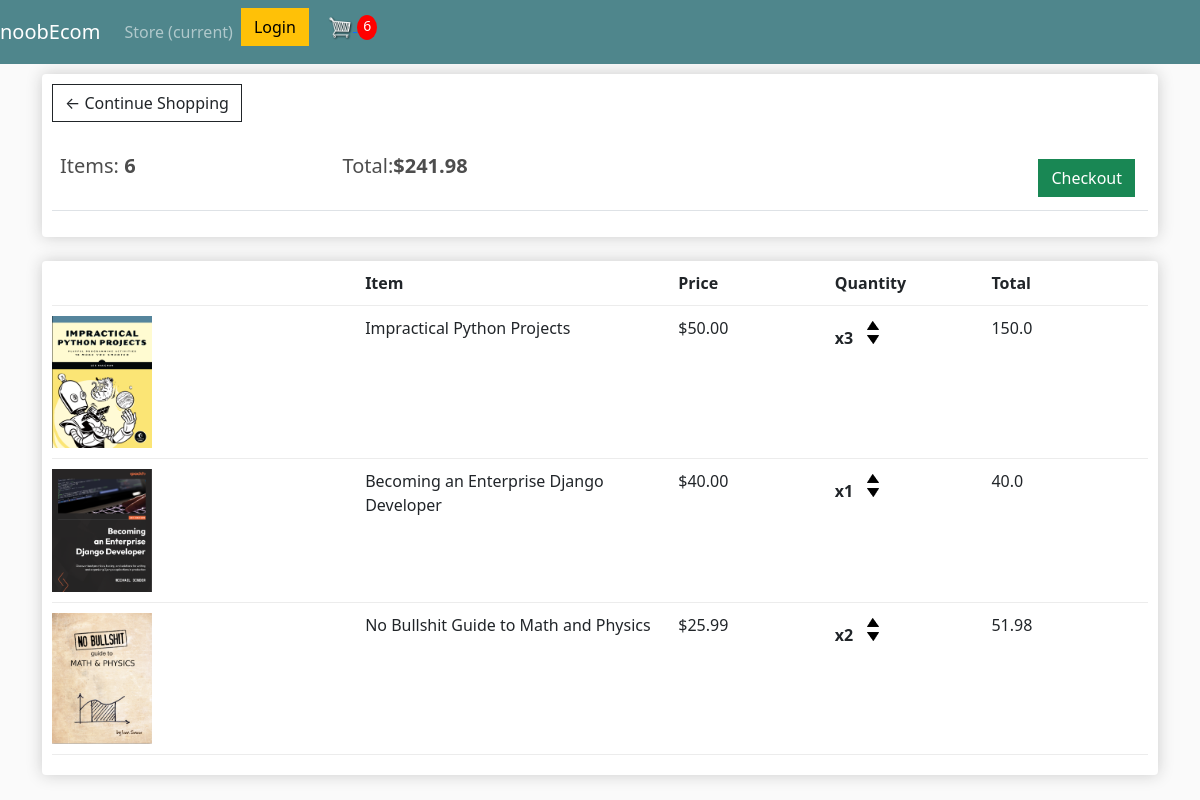
The page /cart/ (signed in) on the database as committed earlier.
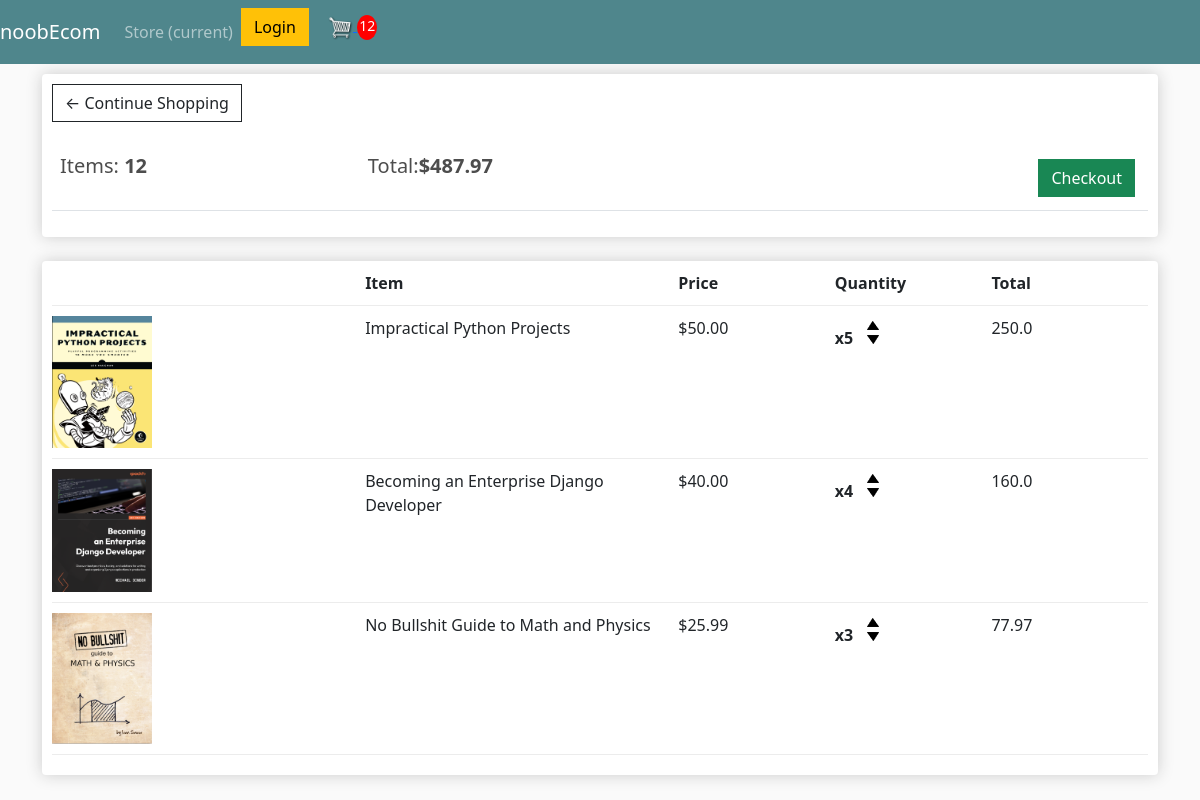
The same page on the database as committed later.
### store/models.py (models this page shows, shortened)
class Order(models.Model):
    customer = models.ForeignKey(Customer, on_delete=models.SET_NULL, null=True, blank=True)
    date_ordered = models.DateTimeField(auto_now_add=True)
    complete = models.BooleanField(default=False)
    transaction_id = models.CharField(max_length=100, null=True)
    @property
    def get_cart_total(self):
        orderitems = self.orderitem_set.all()
        total = sum([item.get_total for item in orderitems])
        return total
    @property
    def get_cart_items(self):
        orderitems = self.orderitem_set.all()
        total = sum([item.quantity for item in orderitems])
        return total

class OrderItem(models.Model):
    product = models.ForeignKey(Product, on_delete=models.SET_NULL, null=True)
    order = models.ForeignKey(Order, on_delete=models.SET_NULL, null=True)
    quantity = models.IntegerField(default=0, null=True, blank=True)
    date_added = models.DateTimeField(auto_now_add=True)
    @property
    def get_total(self):
        total = self.product.price * self.quantity
        return total

class Product(models.Model):
    name = models.CharField(max_length=200)
    price = models.FloatField()
    digital = models.BooleanField(default=False, null=True, blank=True)
    image = models.ImageField(null=True, blank=True)
    @property
    def imageURL(self):
        try:
            url = self.image.url
        except Exception:
            url = ''
        return url

### store/views.py (the view)
# urls.py: path('cart/', views.cart, name='cart'),
def cart(request):
    if request.user.is_authenticated:
        customer = request.user.customer
        order, created = Order.objects.get_or_create(customer=customer, complete=False)
        items = order.orderitem_set.all()
        cartItems = order.get_cart_items
        print('authenticated', items)
    else:
        print('not authenticated')
        items = []
        order = {'get_cart_total':0, 'get_cart_items':0}
        cartItems = order['get_cart_items']
    context = {'items':items, 'order':order, 'cartItems':cartItems}
    return render(request, 'store/cart.html', context)

### store/templates/store/cart.html
{% extends 'store/main.html' %}
{% load static %}
{% block content %}
    <div class="row">
        <div class="col-lg-12">
            <div class="box-element">
                <a class="btn btn-outline-dark" href="{% url 'store' %}">&#x2190; Continue Shopping</a>
                <br>
                <br>
                <table class="table">
					<tr>
						<th><h5>Items: <strong>{{order.get_cart_items}}</strong></h5></th>
						<th><h5>Total:<strong>${{order.get_cart_total}}</strong></h5></th>
						<th>
							<a  style="float:right; margin:5px;" class="btn btn-success" href="{% url 'checkout' %}">Checkout</a>
						</th>
					</tr>
				</table>
            </div>
            <br>
            <div class="box-element">
                <div class="cart-row">
                    <div style="flex:2"></div>
					<div style="flex:2"><strong>Item</strong></div>
					<div style="flex:1"><strong>Price</strong></div>
					<div style="flex:1"><strong>Quantity</strong></div>
					<div style="flex:1"><strong>Total</strong></div>
                </div>
				{% for item in items %}
                <div class="cart-row">
					<div style="flex:2"><img class="row-image" src="{{item.product.imageURL}}"></div>
					<div style="flex:2"><p>{{item.product.name}}</p></div>
					<div style="flex:1"><p>${{item.product.price|floatformat:2}}</p></div>
					<div style="flex:1">
						<p class="quantity">x{{item.quantity}}</p>
						<div class="quantity">
							<img class="chg-quantity" src="{% static  'images/arrow-up.png' %}">
							<img class="chg-quantity" src="{% static  'images/arrow-down.png' %}">
						</div>
					</div>
					<div style="flex:1">{{item.get_total}}</div>
				</div>
				{% endfor %}
            </div>
        </div>
    </div>
{% endblock content %}

### store/templates/store/main.html (shortened to what this page needs)
<!DOCTYPE html>
{% load static %}
<html>
<head>
    <link href="https://cdn.jsdelivr.net/npm/bootstrap@5.3.0-alpha1/dist/css/bootstrap.min.css" rel="stylesheet">
    <link rel="stylesheet" type="text/css" href="{% static 'css/main.css' %}">
</head>
<body>
    <nav class="navbar navbar-expand-lg navbar-dark bg-dark">
        <a class="navbar-brand" href="{% url 'store' %}">noobEcom</a>
        <div class="collapse navbar-collapse" id="navbarSupportedContent">
          <ul class="navbar-nav mr-auto">
            <li class="nav-item active">
              <a class="nav-link" href="{% url 'store' %}">Store <span class="sr-only">(current)</span></a>
            </li>
          </ul>
          <div class="form-inline my-2 my-lg-0">
            <a href="#" class="btn btn-warning">Login</a>
            <a href="{% url 'cart' %}">
                <img id="cart-icon" src="{% static 'images/cart.png' %}">
            </a>
            <p id="cart-total">{{cartItems}}</p>
          </div>
        </div>
      </nav>
        <div class="container">
            {% block content %}
            {% endblock content %}
        </div>
</body>
</html>

### static/css/main.css (style rules this page uses)
body { background-color: hsl(0, 0%, 98%); }
h1,h2,h3,h4,h5,h6 { color:hsl(0, 0%, 30%); }
.box-element { box-shadow:hsl(0, 0%, 80%) 0 0 16px; background-color: #fff; border-radius: 4px; padding: 10px; }
.bg-dark { background-color: #4f868c!important; }
#cart-icon { width:25px; display: inline-block; margin-left: 15px; }
#cart-total { display: inline-block; text-align: center; color:#fff; background-color: red; width: 20px; height: 25px; border-radius: 50%; font-size: 14px; }
.col-lg-4, .col-lg-6, .col-lg-8, .col-lg-12 { margin-top: 10px; }
.btn { border-radius: 0; }
.row-image { width: 100px; }
.cart-row { display: flex; align-items: flex-stretch; padding-bottom: 10px; margin-bottom: 10px; border-bottom: 1px solid #ececec; }
.quantity { display: inline-block; font-weight: 700; padding-right:10px; }
.chg-quantity { width: 12px; cursor: pointer; display: block; margin-top: 5px; transition:.1s; }

Rows that differ between the two databases and show on the page:
changed through a linked row, Order: get_cart_items "6" → "12"; get_cart_total "241.98" → "487.97"
changed OrderItem "Impractical Python Projects": quantity "3" → "5"; get_total "150.0" → "250.0"
changed OrderItem "Becoming an Enterprise Django Developer": quantity "1" → "4"; get_total "40.0" → "160.0"
changed OrderItem "No Bullshit Guide to Math and Physics": quantity "2" → "3"; get_total "51.98" → "77.97"
Other text that changed with them:
{{ cartItems }}: "6" → "12"
